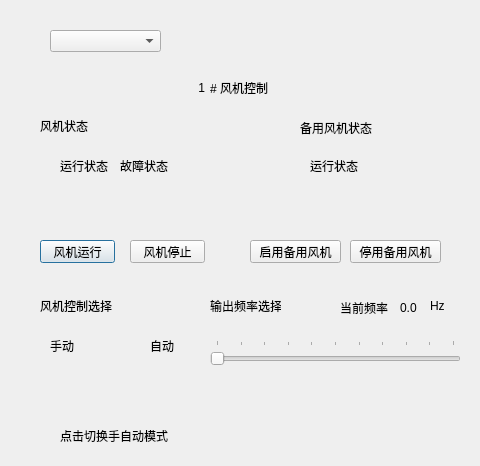
<?xml version="1.0" encoding="UTF-8"?>
<ui version="4.0">
 <class>SharedFanControlDialog</class>
 <widget class="QDialog" name="SharedFanControlDialog">
  <property name="geometry">
   <rect>
    <x>0</x>
    <y>0</y>
    <width>480</width>
    <height>466</height>
   </rect>
  </property>
  <property name="windowTitle">
   <string>Dialog</string>
  </property>
  <widget class="QLabel" name="fanFaultStateLabel">
   <property name="geometry">
    <rect>
     <x>130</x>
     <y>180</y>
     <width>30</width>
     <height>30</height>
    </rect>
   </property>
   <property name="sizePolicy">
    <sizepolicy hsizetype="Expanding" vsizetype="Expanding">
     <horstretch>0</horstretch>
     <verstretch>0</verstretch>
    </sizepolicy>
   </property>
   <property name="autoFillBackground">
    <bool>true</bool>
   </property>
   <property name="text">
    <string/>
   </property>
  </widget>
  <widget class="QLabel" name="label_14">
   <property name="geometry">
    <rect>
     <x>40</x>
     <y>300</y>
     <width>80</width>
     <height>12</height>
    </rect>
   </property>
   <property name="text">
    <string>风机控制选择</string>
   </property>
  </widget>
  <widget class="QLabel" name="label_17">
   <property name="geometry">
    <rect>
     <x>150</x>
     <y>340</y>
     <width>25</width>
     <height>12</height>
    </rect>
   </property>
   <property name="text">
    <string>自动</string>
   </property>
  </widget>
  <widget class="QPushButton" name="fanOpenPushButton">
   <property name="geometry">
    <rect>
     <x>40</x>
     <y>240</y>
     <width>75</width>
     <height>23</height>
    </rect>
   </property>
   <property name="text">
    <string>风机运行</string>
   </property>
  </widget>
  <widget class="QComboBox" name="fanIndexComboBox">
   <property name="geometry">
    <rect>
     <x>50</x>
     <y>30</y>
     <width>111</width>
     <height>22</height>
    </rect>
   </property>
  </widget>
  <widget class="QLabel" name="label_22">
   <property name="geometry">
    <rect>
     <x>60</x>
     <y>430</y>
     <width>110</width>
     <height>12</height>
    </rect>
   </property>
   <property name="text">
    <string>点击切换手自动模式</string>
   </property>
  </widget>
  <widget class="QPushButton" name="fanStopPushButton">
   <property name="geometry">
    <rect>
     <x>130</x>
     <y>240</y>
     <width>75</width>
     <height>23</height>
    </rect>
   </property>
   <property name="text">
    <string>风机停止</string>
   </property>
  </widget>
  <widget class="QLabel" name="label_9">
   <property name="geometry">
    <rect>
     <x>40</x>
     <y>120</y>
     <width>54</width>
     <height>12</height>
    </rect>
   </property>
   <property name="text">
    <string>风机状态</string>
   </property>
  </widget>
  <widget class="QLabel" name="label_2">
   <property name="geometry">
    <rect>
     <x>60</x>
     <y>160</y>
     <width>54</width>
     <height>12</height>
    </rect>
   </property>
   <property name="text">
    <string>运行状态</string>
   </property>
  </widget>
  <widget class="QLabel" name="label_16">
   <property name="geometry">
    <rect>
     <x>50</x>
     <y>340</y>
     <width>25</width>
     <height>12</height>
    </rect>
   </property>
   <property name="text">
    <string>手动</string>
   </property>
  </widget>
  <widget class="QPushButton" name="switchFanControlModePushButton">
   <property name="geometry">
    <rect>
     <x>80</x>
     <y>350</y>
     <width>64</width>
     <height>64</height>
    </rect>
   </property>
   <property name="autoFillBackground">
    <bool>true</bool>
   </property>
   <property name="text">
    <string/>
   </property>
   <property name="iconSize">
    <size>
     <width>64</width>
     <height>64</height>
    </size>
   </property>
   <property name="flat">
    <bool>true</bool>
   </property>
  </widget>
  <widget class="QLabel" name="fanRunStateLabel">
   <property name="geometry">
    <rect>
     <x>70</x>
     <y>180</y>
     <width>30</width>
     <height>30</height>
    </rect>
   </property>
   <property name="sizePolicy">
    <sizepolicy hsizetype="Expanding" vsizetype="Expanding">
     <horstretch>0</horstretch>
     <verstretch>0</verstretch>
    </sizepolicy>
   </property>
   <property name="autoFillBackground">
    <bool>true</bool>
   </property>
   <property name="text">
    <string/>
   </property>
  </widget>
  <widget class="QLabel" name="fanIndexLabel">
   <property name="geometry">
    <rect>
     <x>189</x>
     <y>80</y>
     <width>16</width>
     <height>16</height>
    </rect>
   </property>
   <property name="text">
    <string>1</string>
   </property>
   <property name="alignment">
    <set>Qt::AlignRight|Qt::AlignTrailing|Qt::AlignVCenter</set>
   </property>
  </widget>
  <widget class="QLabel" name="label_3">
   <property name="geometry">
    <rect>
     <x>120</x>
     <y>160</y>
     <width>54</width>
     <height>12</height>
    </rect>
   </property>
   <property name="text">
    <string>故障状态</string>
   </property>
  </widget>
  <widget class="QLabel" name="label">
   <property name="geometry">
    <rect>
     <x>210</x>
     <y>80</y>
     <width>71</width>
     <height>16</height>
    </rect>
   </property>
   <property name="text">
    <string># 风机控制</string>
   </property>
  </widget>
  <widget class="QLabel" name="label_10">
   <property name="geometry">
    <rect>
     <x>300</x>
     <y>120</y>
     <width>81</width>
     <height>16</height>
    </rect>
   </property>
   <property name="text">
    <string>备用风机状态</string>
   </property>
  </widget>
  <widget class="QLabel" name="label_4">
   <property name="geometry">
    <rect>
     <x>310</x>
     <y>160</y>
     <width>54</width>
     <height>12</height>
    </rect>
   </property>
   <property name="text">
    <string>运行状态</string>
   </property>
  </widget>
  <widget class="QLabel" name="backupFanRunStateLabel">
   <property name="geometry">
    <rect>
     <x>320</x>
     <y>180</y>
     <width>30</width>
     <height>30</height>
    </rect>
   </property>
   <property name="sizePolicy">
    <sizepolicy hsizetype="Expanding" vsizetype="Expanding">
     <horstretch>0</horstretch>
     <verstretch>0</verstretch>
    </sizepolicy>
   </property>
   <property name="autoFillBackground">
    <bool>true</bool>
   </property>
   <property name="text">
    <string/>
   </property>
  </widget>
  <widget class="QPushButton" name="backupFanOpenPushButton">
   <property name="geometry">
    <rect>
     <x>250</x>
     <y>240</y>
     <width>91</width>
     <height>23</height>
    </rect>
   </property>
   <property name="text">
    <string>启用备用风机</string>
   </property>
  </widget>
  <widget class="QPushButton" name="backupFanStopPushButton">
   <property name="geometry">
    <rect>
     <x>350</x>
     <y>240</y>
     <width>91</width>
     <height>23</height>
    </rect>
   </property>
   <property name="text">
    <string>停用备用风机</string>
   </property>
  </widget>
  <widget class="QLabel" name="outputFreqLabel">
   <property name="geometry">
    <rect>
     <x>400</x>
     <y>300</y>
     <width>21</width>
     <height>16</height>
    </rect>
   </property>
   <property name="text">
    <string>0.0</string>
   </property>
  </widget>
  <widget class="QLabel" name="label_25">
   <property name="geometry">
    <rect>
     <x>340</x>
     <y>300</y>
     <width>51</width>
     <height>16</height>
    </rect>
   </property>
   <property name="text">
    <string>当前频率</string>
   </property>
  </widget>
  <widget class="QLabel" name="label_24">
   <property name="enabled">
    <bool>true</bool>
   </property>
   <property name="geometry">
    <rect>
     <x>210</x>
     <y>296</y>
     <width>71</width>
     <height>20</height>
    </rect>
   </property>
   <property name="text">
    <string>输出频率选择</string>
   </property>
  </widget>
  <widget class="MyCustomSlider" name="outputFreqSlider">
   <property name="geometry">
    <rect>
     <x>210</x>
     <y>340</y>
     <width>251</width>
     <height>30</height>
    </rect>
   </property>
   <property name="cursor">
    <cursorShape>ArrowCursor</cursorShape>
   </property>
   <property name="mouseTracking">
    <bool>true</bool>
   </property>
   <property name="autoFillBackground">
    <bool>true</bool>
   </property>
   <property name="maximum">
    <number>100</number>
   </property>
   <property name="orientation">
    <enum>Qt::Horizontal</enum>
   </property>
   <property name="invertedAppearance">
    <bool>false</bool>
   </property>
   <property name="tickPosition">
    <enum>QSlider::TicksAbove</enum>
   </property>
   <property name="tickInterval">
    <number>0</number>
   </property>
  </widget>
  <widget class="QLabel" name="label_26">
   <property name="geometry">
    <rect>
     <x>430</x>
     <y>300</y>
     <width>20</width>
     <height>12</height>
    </rect>
   </property>
   <property name="text">
    <string>Hz</string>
   </property>
  </widget>
 </widget>
 <customwidgets>
  <customwidget>
   <class>MyCustomSlider</class>
   <extends>QSlider</extends>
   <header location="global">mycustomslider.h</header>
  </customwidget>
 </customwidgets>
 <resources/>
 <connections/>
</ui>
